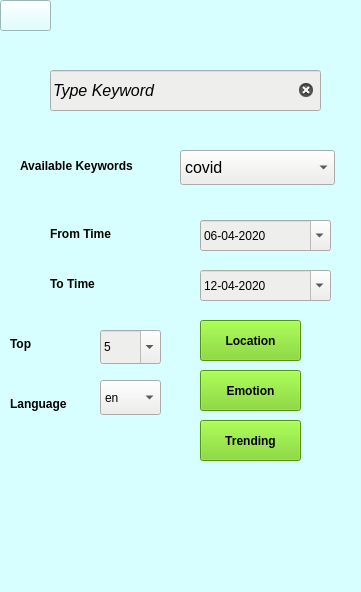
<?xml version="1.0" encoding="UTF-8"?>
<ui version="4.0">
 <class>MainWindow</class>
 <widget class="QMainWindow" name="MainWindow">
  <property name="geometry">
   <rect>
    <x>0</x>
    <y>0</y>
    <width>361</width>
    <height>592</height>
   </rect>
  </property>
  <property name="windowTitle">
   <string>GolSan2D</string>
  </property>
  <property name="styleSheet">
   <string notr="true">background-color: rgb(216, 255, 255);</string>
  </property>
  <widget class="QWidget" name="centralwidget">
   <widget class="QPushButton" name="back_arrow">
    <property name="geometry">
     <rect>
      <x>0</x>
      <y>0</y>
      <width>51</width>
      <height>31</height>
     </rect>
    </property>
    <property name="styleSheet">
     <string notr="true"/>
    </property>
    <property name="text">
     <string/>
    </property>
    <property name="icon">
     <iconset>
      <normaloff>../image/back_arrow.png</normaloff>../image/back_arrow.png</iconset>
    </property>
    <property name="iconSize">
     <size>
      <width>50</width>
      <height>50</height>
     </size>
    </property>
    <property name="autoDefault">
     <bool>false</bool>
    </property>
    <property name="default">
     <bool>false</bool>
    </property>
    <property name="flat">
     <bool>false</bool>
    </property>
   </widget>
   <widget class="QLineEdit" name="key1">
    <property name="geometry">
     <rect>
      <x>50</x>
      <y>70</y>
      <width>271</width>
      <height>41</height>
     </rect>
    </property>
    <property name="font">
     <font>
      <pointsize>12</pointsize>
      <italic>true</italic>
      <strikeout>false</strikeout>
      <kerning>true</kerning>
     </font>
    </property>
    <property name="autoFillBackground">
     <bool>false</bool>
    </property>
    <property name="styleSheet">
     <string notr="true">background-color: rgb(238, 238, 236);</string>
    </property>
    <property name="inputMethodHints">
     <set>Qt::ImhNone</set>
    </property>
    <property name="text">
     <string notr="true">Type Keyword</string>
    </property>
    <property name="dragEnabled">
     <bool>true</bool>
    </property>
    <property name="readOnly">
     <bool>false</bool>
    </property>
    <property name="placeholderText">
     <string/>
    </property>
    <property name="clearButtonEnabled">
     <bool>true</bool>
    </property>
   </widget>
   <widget class="QLabel" name="label_9">
    <property name="geometry">
     <rect>
      <x>50</x>
      <y>220</y>
      <width>81</width>
      <height>27</height>
     </rect>
    </property>
    <property name="font">
     <font>
      <weight>75</weight>
      <bold>true</bold>
     </font>
    </property>
    <property name="text">
     <string>From Time</string>
    </property>
   </widget>
   <widget class="QLabel" name="label_10">
    <property name="geometry">
     <rect>
      <x>50</x>
      <y>270</y>
      <width>81</width>
      <height>27</height>
     </rect>
    </property>
    <property name="font">
     <font>
      <weight>75</weight>
      <bold>true</bold>
     </font>
    </property>
    <property name="text">
     <string>To Time</string>
    </property>
   </widget>
   <widget class="QComboBox" name="top">
    <property name="geometry">
     <rect>
      <x>100</x>
      <y>330</y>
      <width>61</width>
      <height>34</height>
     </rect>
    </property>
    <property name="font">
     <font>
      <weight>75</weight>
      <italic>false</italic>
      <bold>true</bold>
     </font>
    </property>
    <property name="styleSheet">
     <string notr="true">background-color: rgb(238, 238, 236);</string>
    </property>
    <property name="editable">
     <bool>true</bool>
    </property>
    <property name="currentText">
     <string>5</string>
    </property>
    <item>
     <property name="text">
      <string>5</string>
     </property>
    </item>
    <item>
     <property name="text">
      <string>10</string>
     </property>
    </item>
    <item>
     <property name="text">
      <string>20</string>
     </property>
    </item>
   </widget>
   <widget class="QPushButton" name="filter">
    <property name="geometry">
     <rect>
      <x>200</x>
      <y>320</y>
      <width>101</width>
      <height>41</height>
     </rect>
    </property>
    <property name="font">
     <font>
      <weight>75</weight>
      <bold>true</bold>
     </font>
    </property>
    <property name="styleSheet">
     <string notr="true">background-color: rgb(115, 210, 22);</string>
    </property>
    <property name="text">
     <string>Location</string>
    </property>
   </widget>
   <widget class="QDateEdit" name="from_date">
    <property name="geometry">
     <rect>
      <x>200</x>
      <y>220</y>
      <width>131</width>
      <height>31</height>
     </rect>
    </property>
    <property name="styleSheet">
     <string notr="true">background-color: rgb(238, 238, 236);</string>
    </property>
    <property name="displayFormat">
     <string>dd-MM-yyyy</string>
    </property>
    <property name="calendarPopup">
     <bool>true</bool>
    </property>
    <property name="date">
     <date>
      <year>2020</year>
      <month>4</month>
      <day>6</day>
     </date>
    </property>
   </widget>
   <widget class="QDateEdit" name="to_date">
    <property name="geometry">
     <rect>
      <x>200</x>
      <y>270</y>
      <width>131</width>
      <height>31</height>
     </rect>
    </property>
    <property name="styleSheet">
     <string notr="true">background-color: rgb(238, 238, 236);</string>
    </property>
    <property name="displayFormat">
     <string>dd-MM-yyyy</string>
    </property>
    <property name="calendarPopup">
     <bool>true</bool>
    </property>
    <property name="date">
     <date>
      <year>2020</year>
      <month>4</month>
      <day>12</day>
     </date>
    </property>
   </widget>
   <widget class="QComboBox" name="key2">
    <property name="geometry">
     <rect>
      <x>180</x>
      <y>150</y>
      <width>155</width>
      <height>35</height>
     </rect>
    </property>
    <property name="font">
     <font>
      <pointsize>12</pointsize>
     </font>
    </property>
    <property name="styleSheet">
     <string notr="true">background-color: rgb(238, 238, 236);</string>
    </property>
    <property name="editable">
     <bool>false</bool>
    </property>
    <property name="currentText">
     <string>covid</string>
    </property>
    <property name="currentIndex">
     <number>0</number>
    </property>
    <item>
     <property name="text">
      <string>covid</string>
     </property>
    </item>
    <item>
     <property name="text">
      <string>stayathome</string>
     </property>
    </item>
   </widget>
   <widget class="QPushButton" name="emotion">
    <property name="geometry">
     <rect>
      <x>200</x>
      <y>370</y>
      <width>101</width>
      <height>41</height>
     </rect>
    </property>
    <property name="font">
     <font>
      <weight>75</weight>
      <bold>true</bold>
     </font>
    </property>
    <property name="styleSheet">
     <string notr="true">background-color: rgb(115, 210, 22);</string>
    </property>
    <property name="text">
     <string>Emotion</string>
    </property>
   </widget>
   <widget class="QComboBox" name="lang">
    <property name="geometry">
     <rect>
      <x>100</x>
      <y>380</y>
      <width>61</width>
      <height>35</height>
     </rect>
    </property>
    <property name="styleSheet">
     <string notr="true">background-color: rgb(238, 238, 236);</string>
    </property>
    <property name="editable">
     <bool>false</bool>
    </property>
    <property name="currentText">
     <string>en</string>
    </property>
    <property name="currentIndex">
     <number>0</number>
    </property>
    <item>
     <property name="text">
      <string>en</string>
     </property>
    </item>
    <item>
     <property name="text">
      <string>vi</string>
     </property>
    </item>
   </widget>
   <widget class="QLabel" name="main_icon_2">
    <property name="geometry">
     <rect>
      <x>50</x>
      <y>470</y>
      <width>261</width>
      <height>141</height>
     </rect>
    </property>
    <property name="locale">
     <locale language="English" country="UnitedStates"/>
    </property>
    <property name="text">
     <string/>
    </property>
    <property name="pixmap">
     <pixmap>../image/Hust_Logo.png</pixmap>
    </property>
    <property name="scaledContents">
     <bool>true</bool>
    </property>
   </widget>
   <widget class="QLabel" name="label">
    <property name="geometry">
     <rect>
      <x>20</x>
      <y>150</y>
      <width>151</width>
      <height>31</height>
     </rect>
    </property>
    <property name="font">
     <font>
      <weight>75</weight>
      <bold>true</bold>
     </font>
    </property>
    <property name="text">
     <string>Available Keywords</string>
    </property>
   </widget>
   <widget class="QPushButton" name="trending">
    <property name="geometry">
     <rect>
      <x>200</x>
      <y>420</y>
      <width>101</width>
      <height>41</height>
     </rect>
    </property>
    <property name="font">
     <font>
      <weight>75</weight>
      <bold>true</bold>
     </font>
    </property>
    <property name="styleSheet">
     <string notr="true">background-color: rgb(115, 210, 22);</string>
    </property>
    <property name="text">
     <string>Trending</string>
    </property>
   </widget>
   <widget class="QLabel" name="label_11">
    <property name="geometry">
     <rect>
      <x>10</x>
      <y>330</y>
      <width>81</width>
      <height>27</height>
     </rect>
    </property>
    <property name="font">
     <font>
      <weight>75</weight>
      <bold>true</bold>
     </font>
    </property>
    <property name="text">
     <string>Top</string>
    </property>
   </widget>
   <widget class="QLabel" name="label_12">
    <property name="geometry">
     <rect>
      <x>10</x>
      <y>390</y>
      <width>81</width>
      <height>27</height>
     </rect>
    </property>
    <property name="font">
     <font>
      <weight>75</weight>
      <bold>true</bold>
     </font>
    </property>
    <property name="text">
     <string>Language</string>
    </property>
   </widget>
  </widget>
 </widget>
 <resources/>
 <connections/>
</ui>
